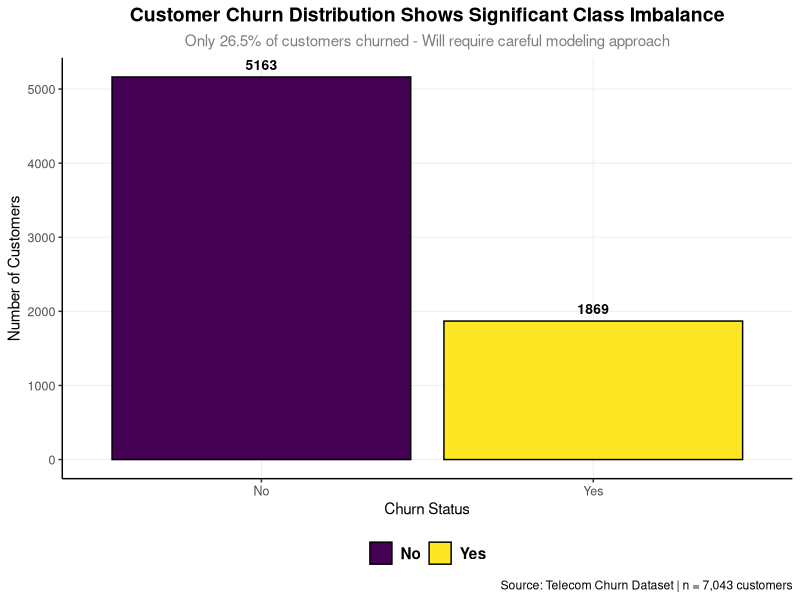
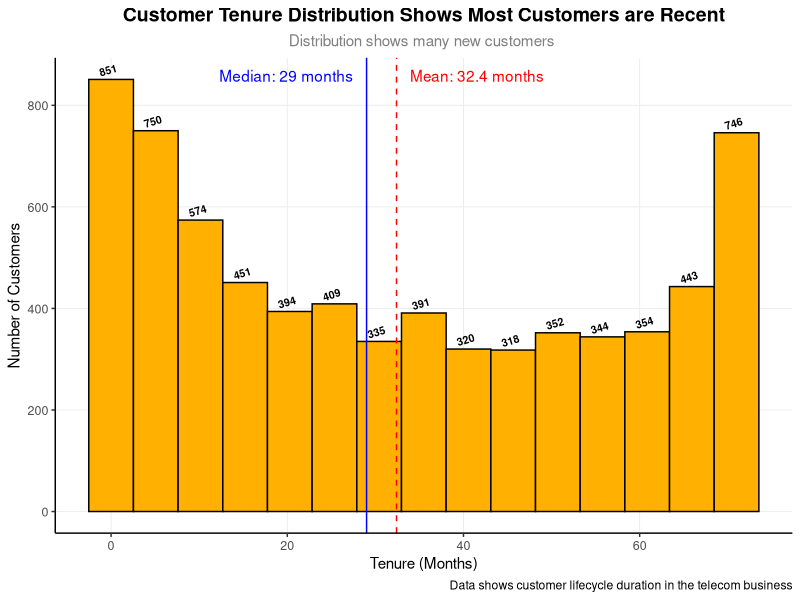

Write R code to recreate these figures, in order.
# Set consistent theme for ALL plots
library(tidyverse)
library(ggplot2)
library(viridis)
library(patchwork)# For arranging multiple plots
library(here)
cleaned_data <- read.csv(here("data/processed" , "clean_data.csv"))
# Custom theme for publication quality
theme_custom <- theme_classic() +
  theme(
    text = element_text(family = "sans", color = "black"  ,  size = 11),
    plot.title = element_text(size = 14, face = "bold", hjust = 0.5),
    plot.subtitle = element_text(size = 11, color = "gray50", hjust = 0.5),
    axis.title = element_text(size = 11, face = "plain"),
    axis.text = element_text(size = 9 , color = "grey30"),
    legend.position = "bottom" , 
    legend.title = element_text(face = "bold"),
    legend.text = element_text(face = "bold" ,size = 11),
    legend.background = element_rect(fill = "white" , color = NA) , 
    panel.grid.major = element_line(color = "grey92" , linewidth = 0.3),
    panel.grid.minor = element_blank()
  )


# 1. CHURN DISTRIBUTION - Global churn rate
plot_1 <- cleaned_data %>%
  mutate(churn_label = ifelse(churn == 1, "Yes", "No")) %>%
  ggplot(aes(x = churn_label , fill = churn_label)) +
  geom_bar( color = "black") +
  geom_text(stat = 'count', aes(label = after_stat(count) ), 
            vjust = -0.7, size = 3.5  , 
            , fontface = "bold") +
  labs(
    title = "Customer Churn Distribution Shows Significant Class Imbalance",
    subtitle = "Only 26.5% of customers churned - Will require careful modeling approach",
    x = "Churn Status",
    y = "Number of Customers",
    fill = NULL, 
    caption = "Source: Telecom Churn Dataset | n = 7,043 customers"
  ) +
  scale_fill_viridis_d() +
  theme_custom
ggsave("CHURN_DISTRIBUTION.png" , 
        plot = plot_1,
        width = 16, height = 9, units = "in")

# plot2
 mean_value <-  round(mean(cleaned_data$tenure) , 1)
median_value <- round(median(cleaned_data$tenure) , 1)
label_1 <-  paste0("Mean: " , mean_value ," months")
label_2 <-  paste0("Median: " , median_value ," months")
plot_2 <- ggplot(data = cleaned_data ,  aes(x = tenure)) +
  geom_histogram(color = "black" , fill = "#FFB000" , bins = 15 ) +
  geom_text(stat = "bin" , aes(label = after_stat(count)) , 
            vjust = -0.7 , size = 2.7 , 
            fontface = "bold" , 
            angle = 17 , 
            bins = 15) +
   labs(
    title = "Customer Tenure Distribution Shows Most Customers are Recent",
    subtitle = "Distribution shows many new customers ",
    y = "Number of Customers",
    x = "Tenure (Months)",
    fill = NULL, 
    caption = "Data shows customer lifecycle duration in the telecom business"
  ) +
   geom_vline(xintercept = mean_value, color = "red", linetype = "dashed") +
   geom_vline(xintercept = median_value, color = "blue") +
   annotate("text", x = mean_value, y = Inf, label = label_1, 
            vjust = 2, hjust = -0.1, color = "red") +
   annotate("text", x = median_value, y = Inf, label = label_2 , 
            vjust = 2, hjust = 1.1, color = "blue") +
   theme_custom
ggsave("tenure_distribution.png" , 
       plot = plot_2 , 
       width = 16, height = 9, units = "in"
       )

